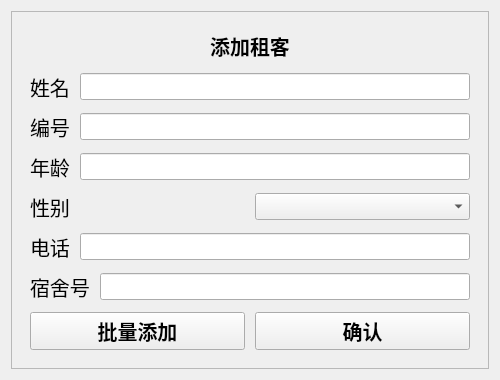
<?xml version="1.0" encoding="UTF-8"?>
<ui version="4.0">
 <class>tenantManagement</class>
 <widget class="tenantManagement" name="tenantManagement">
  <property name="geometry">
   <rect>
    <x>0</x>
    <y>0</y>
    <width>500</width>
    <height>348</height>
   </rect>
  </property>
  <property name="maximumSize">
   <size>
    <width>16777215</width>
    <height>16777215</height>
   </size>
  </property>
  <property name="windowTitle">
   <string/>
  </property>
  <property name="styleSheet">
   <string notr="true"/>
  </property>
  <layout class="QVBoxLayout" name="verticalLayout" stretch="0">
   <item>
    <widget class="QFrame" name="frame">
     <property name="styleSheet">
      <string notr="true"/>
     </property>
     <property name="frameShape">
      <enum>QFrame::StyledPanel</enum>
     </property>
     <property name="frameShadow">
      <enum>QFrame::Raised</enum>
     </property>
     <layout class="QHBoxLayout" name="horizontalLayout_19">
      <item>
       <widget class="QStackedWidget" name="stackedWidget">
        <property name="styleSheet">
         <string notr="true"/>
        </property>
        <widget class="QWidget" name="addTenant">
         <layout class="QVBoxLayout" name="verticalLayout_4" stretch="0,2,2,2,2,2,0,2">
          <property name="spacing">
           <number>10</number>
          </property>
          <item>
           <layout class="QHBoxLayout" name="horizontalLayout_5">
            <item>
             <widget class="QLabel" name="label_5">
              <property name="maximumSize">
               <size>
                <width>16777215</width>
                <height>100</height>
               </size>
              </property>
              <property name="font">
               <font>
                <family>Arial</family>
                <pointsize>15</pointsize>
                <weight>75</weight>
                <bold>true</bold>
               </font>
              </property>
              <property name="text">
               <string>添加租客</string>
              </property>
              <property name="alignment">
               <set>Qt::AlignCenter</set>
              </property>
             </widget>
            </item>
           </layout>
          </item>
          <item>
           <layout class="QHBoxLayout" name="horizontalLayout">
            <item>
             <widget class="QLabel" name="label">
              <property name="font">
               <font>
                <pointsize>15</pointsize>
               </font>
              </property>
              <property name="text">
               <string>姓名</string>
              </property>
             </widget>
            </item>
            <item>
             <widget class="QLineEdit" name="inputOfName">
              <property name="font">
               <font>
                <pointsize>12</pointsize>
               </font>
              </property>
             </widget>
            </item>
           </layout>
          </item>
          <item>
           <layout class="QHBoxLayout" name="horizontalLayout_2">
            <item>
             <widget class="QLabel" name="label_2">
              <property name="font">
               <font>
                <pointsize>15</pointsize>
               </font>
              </property>
              <property name="text">
               <string>编号</string>
              </property>
             </widget>
            </item>
            <item>
             <widget class="QLineEdit" name="inputOfId">
              <property name="font">
               <font>
                <pointsize>12</pointsize>
               </font>
              </property>
             </widget>
            </item>
           </layout>
          </item>
          <item>
           <layout class="QHBoxLayout" name="horizontalLayout_16">
            <item>
             <widget class="QLabel" name="label_8">
              <property name="font">
               <font>
                <pointsize>15</pointsize>
               </font>
              </property>
              <property name="text">
               <string>年龄</string>
              </property>
             </widget>
            </item>
            <item>
             <widget class="QLineEdit" name="inputOfAge">
              <property name="font">
               <font>
                <pointsize>12</pointsize>
               </font>
              </property>
             </widget>
            </item>
           </layout>
          </item>
          <item>
           <layout class="QHBoxLayout" name="horizontalLayout_3">
            <item>
             <widget class="QLabel" name="label_4">
              <property name="font">
               <font>
                <pointsize>15</pointsize>
               </font>
              </property>
              <property name="text">
               <string>性别</string>
              </property>
             </widget>
            </item>
            <item>
             <widget class="QComboBox" name="gender">
              <property name="maximumSize">
               <size>
                <width>16777215</width>
                <height>16777215</height>
               </size>
              </property>
              <property name="font">
               <font>
                <pointsize>12</pointsize>
               </font>
              </property>
              <property name="layoutDirection">
               <enum>Qt::LeftToRight</enum>
              </property>
             </widget>
            </item>
           </layout>
          </item>
          <item>
           <layout class="QHBoxLayout" name="horizontalLayout_4">
            <item>
             <widget class="QLabel" name="label_3">
              <property name="font">
               <font>
                <pointsize>15</pointsize>
               </font>
              </property>
              <property name="text">
               <string>电话</string>
              </property>
             </widget>
            </item>
            <item>
             <widget class="QLineEdit" name="inputOfTelephone">
              <property name="font">
               <font>
                <pointsize>12</pointsize>
               </font>
              </property>
             </widget>
            </item>
           </layout>
          </item>
          <item>
           <layout class="QHBoxLayout" name="horizontalLayout_20">
            <item>
             <widget class="QLabel" name="labelOfDormitory">
              <property name="font">
               <font>
                <pointsize>15</pointsize>
               </font>
              </property>
              <property name="text">
               <string>宿舍号</string>
              </property>
             </widget>
            </item>
            <item>
             <widget class="QLineEdit" name="inputOfDormitory">
              <property name="font">
               <font>
                <pointsize>12</pointsize>
               </font>
              </property>
             </widget>
            </item>
           </layout>
          </item>
          <item>
           <layout class="QHBoxLayout" name="horizontalLayout_14">
            <item>
             <widget class="QPushButton" name="btnOfBulkAdd">
              <property name="font">
               <font>
                <family>Arial</family>
                <pointsize>15</pointsize>
                <weight>75</weight>
                <bold>true</bold>
               </font>
              </property>
              <property name="text">
               <string>批量添加</string>
              </property>
             </widget>
            </item>
            <item>
             <widget class="QPushButton" name="btnOfAdd">
              <property name="font">
               <font>
                <family>Arial</family>
                <pointsize>15</pointsize>
                <weight>75</weight>
                <bold>true</bold>
               </font>
              </property>
              <property name="text">
               <string>确认</string>
              </property>
             </widget>
            </item>
           </layout>
          </item>
         </layout>
        </widget>
        <widget class="QWidget" name="deleteTenant">
         <layout class="QVBoxLayout" name="verticalLayout_2" stretch="0,2,2">
          <property name="spacing">
           <number>10</number>
          </property>
          <item>
           <layout class="QHBoxLayout" name="horizontalLayout_6">
            <item>
             <widget class="QLabel" name="label_6">
              <property name="maximumSize">
               <size>
                <width>16777215</width>
                <height>100</height>
               </size>
              </property>
              <property name="font">
               <font>
                <family>Arial</family>
                <pointsize>15</pointsize>
                <weight>75</weight>
                <bold>true</bold>
               </font>
              </property>
              <property name="text">
               <string>删除租客</string>
              </property>
              <property name="alignment">
               <set>Qt::AlignCenter</set>
              </property>
             </widget>
            </item>
           </layout>
          </item>
          <item>
           <layout class="QHBoxLayout" name="horizontalLayout_7">
            <item>
             <widget class="QLabel" name="label_7">
              <property name="font">
               <font>
                <pointsize>15</pointsize>
               </font>
              </property>
              <property name="text">
               <string>编号</string>
              </property>
             </widget>
            </item>
            <item>
             <widget class="QLineEdit" name="idOfNeedToDelete">
              <property name="font">
               <font>
                <pointsize>12</pointsize>
               </font>
              </property>
             </widget>
            </item>
           </layout>
          </item>
          <item>
           <layout class="QHBoxLayout" name="horizontalLayout_8">
            <item>
             <widget class="QLabel" name="infoOfDelete">
              <property name="text">
               <string/>
              </property>
             </widget>
            </item>
            <item>
             <widget class="QPushButton" name="btnOfDelete">
              <property name="font">
               <font>
                <family>Arial</family>
                <pointsize>15</pointsize>
                <weight>75</weight>
                <bold>true</bold>
               </font>
              </property>
              <property name="text">
               <string>确认</string>
              </property>
             </widget>
            </item>
           </layout>
          </item>
         </layout>
        </widget>
        <widget class="QWidget" name="editTenant">
         <layout class="QVBoxLayout" name="verticalLayout_3" stretch="0,2,2,2,2,2,0,2">
          <property name="spacing">
           <number>10</number>
          </property>
          <item>
           <widget class="QLabel" name="label_11">
            <property name="maximumSize">
             <size>
              <width>16777215</width>
              <height>100</height>
             </size>
            </property>
            <property name="font">
             <font>
              <family>Arial</family>
              <pointsize>15</pointsize>
              <weight>75</weight>
              <bold>true</bold>
             </font>
            </property>
            <property name="text">
             <string>编辑租客</string>
            </property>
            <property name="alignment">
             <set>Qt::AlignCenter</set>
            </property>
           </widget>
          </item>
          <item>
           <layout class="QHBoxLayout" name="horizontalLayout_12">
            <item>
             <widget class="QLabel" name="label_13">
              <property name="font">
               <font>
                <pointsize>15</pointsize>
               </font>
              </property>
              <property name="text">
               <string>编号</string>
              </property>
             </widget>
            </item>
            <item>
             <widget class="QLineEdit" name="editOfId">
              <property name="font">
               <font>
                <pointsize>12</pointsize>
               </font>
              </property>
             </widget>
            </item>
           </layout>
          </item>
          <item>
           <layout class="QHBoxLayout" name="horizontalLayout_11">
            <item>
             <widget class="QLabel" name="label_12">
              <property name="font">
               <font>
                <pointsize>15</pointsize>
               </font>
              </property>
              <property name="text">
               <string>姓名</string>
              </property>
             </widget>
            </item>
            <item>
             <widget class="QLineEdit" name="editOfName">
              <property name="font">
               <font>
                <pointsize>12</pointsize>
               </font>
              </property>
             </widget>
            </item>
           </layout>
          </item>
          <item>
           <layout class="QHBoxLayout" name="horizontalLayout_18">
            <item>
             <widget class="QLabel" name="label_16">
              <property name="font">
               <font>
                <pointsize>15</pointsize>
               </font>
              </property>
              <property name="text">
               <string>年龄</string>
              </property>
             </widget>
            </item>
            <item>
             <widget class="QLineEdit" name="editOfAge">
              <property name="font">
               <font>
                <pointsize>12</pointsize>
               </font>
              </property>
             </widget>
            </item>
           </layout>
          </item>
          <item>
           <layout class="QHBoxLayout" name="horizontalLayout_9">
            <item>
             <widget class="QLabel" name="label_9">
              <property name="font">
               <font>
                <pointsize>15</pointsize>
               </font>
              </property>
              <property name="text">
               <string>性别</string>
              </property>
             </widget>
            </item>
            <item>
             <widget class="QComboBox" name="editOfGender">
              <property name="font">
               <font>
                <pointsize>15</pointsize>
               </font>
              </property>
             </widget>
            </item>
           </layout>
          </item>
          <item>
           <layout class="QHBoxLayout" name="horizontalLayout_10">
            <item>
             <widget class="QLabel" name="label_10">
              <property name="font">
               <font>
                <pointsize>15</pointsize>
               </font>
              </property>
              <property name="text">
               <string>电话</string>
              </property>
             </widget>
            </item>
            <item>
             <widget class="QLineEdit" name="editOfTelephone">
              <property name="font">
               <font>
                <pointsize>12</pointsize>
               </font>
              </property>
             </widget>
            </item>
           </layout>
          </item>
          <item>
           <layout class="QHBoxLayout" name="horizontalLayout_21">
            <item>
             <widget class="QLabel" name="label_17">
              <property name="font">
               <font>
                <pointsize>15</pointsize>
               </font>
              </property>
              <property name="text">
               <string>宿舍号</string>
              </property>
             </widget>
            </item>
            <item>
             <widget class="QLineEdit" name="editOfDormitory">
              <property name="font">
               <font>
                <pointsize>12</pointsize>
               </font>
              </property>
             </widget>
            </item>
           </layout>
          </item>
          <item>
           <layout class="QHBoxLayout" name="horizontalLayout_13">
            <item>
             <widget class="QLabel" name="label_14">
              <property name="text">
               <string/>
              </property>
             </widget>
            </item>
            <item>
             <widget class="QPushButton" name="btnOfEdit">
              <property name="font">
               <font>
                <family>Arial</family>
                <pointsize>15</pointsize>
                <weight>75</weight>
                <bold>true</bold>
               </font>
              </property>
              <property name="text">
               <string>确认</string>
              </property>
             </widget>
            </item>
           </layout>
          </item>
         </layout>
        </widget>
        <widget class="QWidget" name="searchTenant">
         <layout class="QVBoxLayout" name="verticalLayout_5" stretch="0,2,2">
          <property name="spacing">
           <number>10</number>
          </property>
          <item>
           <widget class="QLabel" name="label_15">
            <property name="maximumSize">
             <size>
              <width>16777215</width>
              <height>100</height>
             </size>
            </property>
            <property name="font">
             <font>
              <family>Arial</family>
              <pointsize>15</pointsize>
              <weight>75</weight>
              <bold>true</bold>
             </font>
            </property>
            <property name="text">
             <string>查询租客</string>
            </property>
            <property name="alignment">
             <set>Qt::AlignCenter</set>
            </property>
           </widget>
          </item>
          <item>
           <layout class="QHBoxLayout" name="horizontalLayout_17">
            <item>
             <widget class="QLabel" name="label_18">
              <property name="font">
               <font>
                <pointsize>15</pointsize>
               </font>
              </property>
              <property name="text">
               <string>编号</string>
              </property>
             </widget>
            </item>
            <item>
             <widget class="QLineEdit" name="idOfNeedToSearch">
              <property name="font">
               <font>
                <pointsize>12</pointsize>
               </font>
              </property>
             </widget>
            </item>
           </layout>
          </item>
          <item>
           <layout class="QHBoxLayout" name="horizontalLayout_15">
            <item>
             <widget class="QTableWidget" name="infoOfSearch"/>
            </item>
            <item>
             <widget class="QPushButton" name="btnOfSearch">
              <property name="font">
               <font>
                <family>Arial</family>
                <pointsize>15</pointsize>
                <weight>75</weight>
                <bold>true</bold>
               </font>
              </property>
              <property name="text">
               <string>确认</string>
              </property>
             </widget>
            </item>
           </layout>
          </item>
         </layout>
        </widget>
       </widget>
      </item>
     </layout>
    </widget>
   </item>
  </layout>
 </widget>
 <customwidgets>
  <customwidget>
   <class>tenantManagement</class>
   <extends>QWidget</extends>
   <header>tenantManagement.h</header>
   <container>1</container>
  </customwidget>
 </customwidgets>
 <resources>
  <include location="../resource/res.qrc"/>
 </resources>
 <connections/>
</ui>
